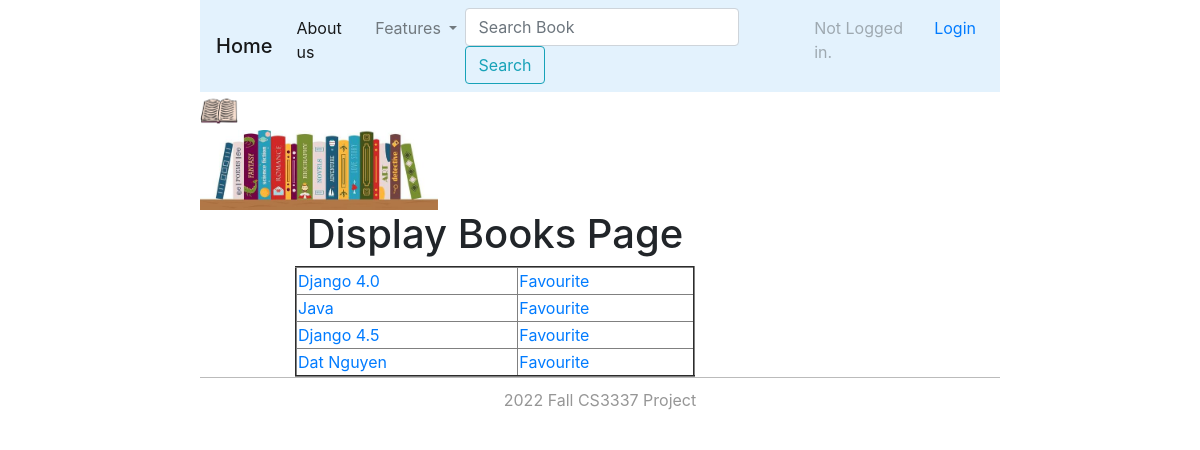
Page /displaybooks on the committed database.
### bookMng/models.py (models this page shows)
class Book(models.Model):
    name = models.CharField(max_length=200)
    web = models.URLField(max_length=200)
    price = models.DecimalField(decimal_places=2, max_digits=8)
    publishdate = models.DateField(auto_now=True)
    favourite = models.BooleanField(default=False)
    picture = models.FileField(upload_to='bookEx/static/uploads')
    pic_path = models.CharField(max_length=300, editable=False, blank=True)
    username = models.ForeignKey(User, blank=True, null=True, on_delete=models.CASCADE)
    rate = models.IntegerField(default=0)

### bookMng/views.py (the view)
# urls.py: path('displaybooks', views.displaybooks, name='displaybooks'),
def displaybooks(request):
    books = Book.objects.all()
    for b in books:
        b.pic_path = b.picture.url[14:]
    return render(request,
                  'bookMng/displaybooks.html',
                  {
                      'item_list': MainMenu.objects.all(),
                      'books': books
                  })

### bookEx/templates/bookMng/displaybooks.html (shortened to what this page needs)
{% extends "base.html" %}
{% block content %}
<h1 align="center"> Display Books Page </h1>
<table align="center" border="2" width="400">
    {% for book in books %}
    <tr>
        <td>
            <a href="book_detail/{{ book.id }}">
                {{ book.name }}
            </a>
        </td>
            {% if book.favourite == False %}
                <td>
                    <a href="{% url 'book_favourite' book.id %}">
                        Favourite
                    </a>
                 </td>
            {% else %}
                <td>
                     <a href="{% url 'book_unfavourite' book.id %}">
                        Unfavourite
                    </a>
                </td>
            {% endif %}
    </tr>
    {% endfor %}
</table>
{% endblock content %}

### rows in the picture
Book: name "Django 4.0", favourite "Favourite"
Book: name "Java", favourite "Favourite"
Book: name "Django 4.5", favourite "Favourite"
Book: name "Dat Nguyen", favourite "Favourite"
